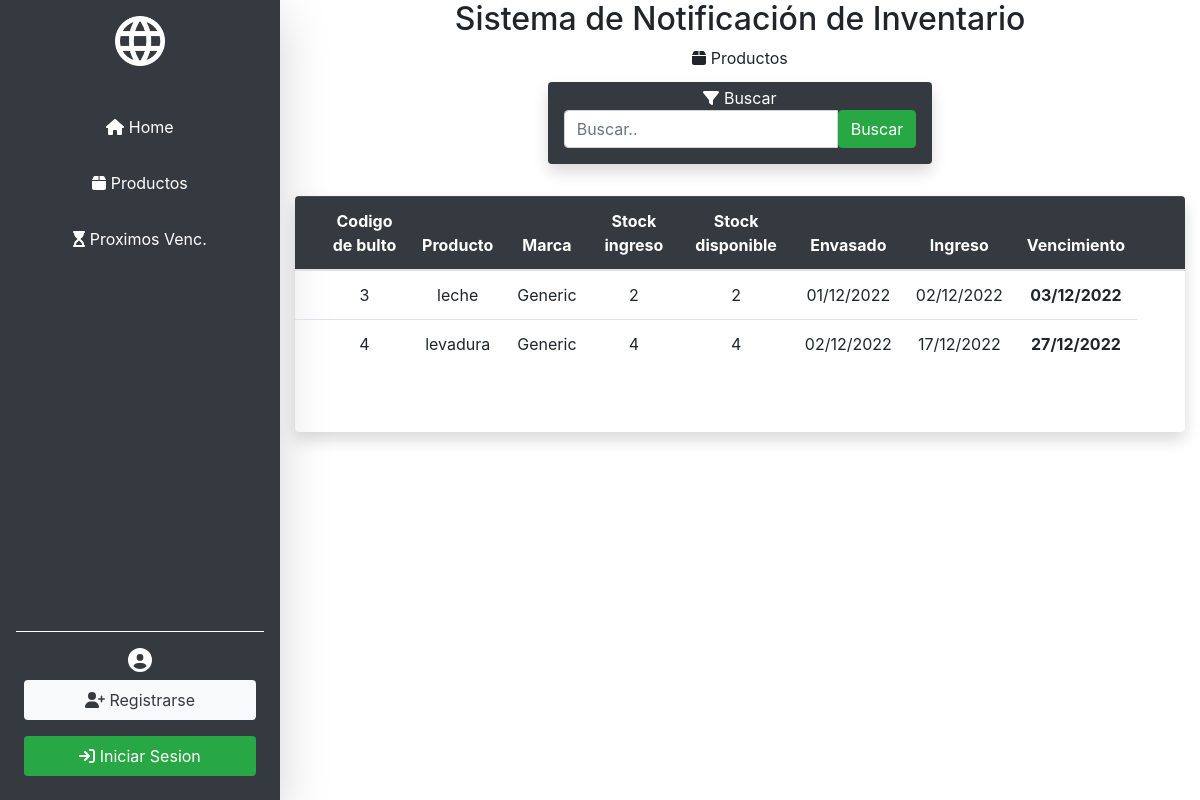
/vencimientos/, run on an earlier commit of the app's database.
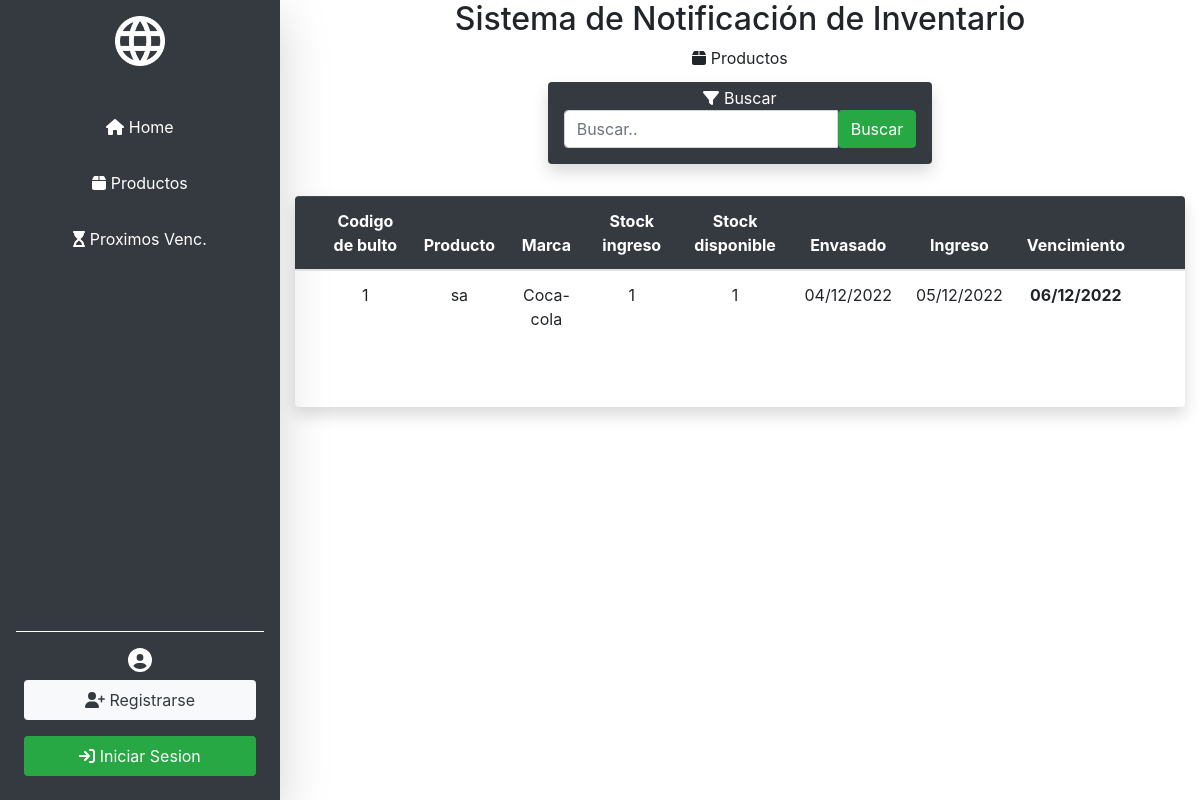
And on a later commit of the database.
### gestor/models.py (models this page shows, shortened)
class Producto(models.Model):
    marca = models.CharField(max_length=50,default="Generic")
    producto = models.CharField(max_length=50,help_text="Ingrese materia prima (harina, huevos, levadura, etc.)")
    tipo = models.CharField(max_length=30, help_text="Si corresponde, ejemplo: nombre:harina | tipo:'leudante'/'0000' ")
    fechaIngreso = models.DateField('Fecha de Ingreso',blank=False,help_text="Fecha de Ingreso a la fabrica")
    fechaVnto = models.DateField('Fecha de Vencimiento',blank=False,help_text="Fecha indicada en el envase")
    fechaEnvasado = models.DateField('Fecha de Envasado',blank=False,help_text="Fecha indicada en el envase")
    stockIng= models.PositiveIntegerField('Stock de ingreso',blank=False,help_text="Cantidad por bultos/fardos/cajas")
    stockDisp= models.PositiveIntegerField('Stock disponible',blank=False) # Para los caso de obtener-consumir la materia prima
    codBulto = models.CharField('Codigo de Bulto',max_length=13,help_text="Codigo que figura en el bulto ",blank=False) # LOS FARDOS EN GRAL CONTIENEN UN CODIGO DEL MISMO
    imagen = models.ImageField(upload_to='',null=True) # borrar el img/
    class Meta:
        ordering = ['fechaVnto']

### gestor/views.py (the view)
# urls.py: path('vencimientos/',views.VencimientoListView.productos_vencimiento, name='vencimientos'),
    def productos_vencimiento(request):
        productos = Producto.objects.all()
        page = request.GET.get('page', 1)
        busqueda = request.GET.get("myInput")
        if busqueda :
            productos = Producto.objects.filter(
                Q(marca__icontains = busqueda) |
                Q(producto__icontains = busqueda) |
                Q(codBulto__icontains = busqueda)
            )
        try:
            paginator = Paginator(productos, 5)
            productos = paginator.page(page)
        except:
            raise Http404
        context = {
            'productos' : productos,
            'paginator' : paginator,
        }
        return render(request, 'vencimientos.html', context)

### gestor/templates/vencimientos.html (shortened to what this page needs)
{% extends "base.html" %} {% block content %} {% include 'buscar.html'%}
<br> {% if productos %}
<div class="container mt-2">
    <div class="row justify-content-center">
        <div class="table-responsive shadow border-0 border-light rounded">
            <table class="table">
                <thead class="table-dark ">
                    <tr>
                        <th></th>
                        <th class="text-center"><span>Codigo de bulto</span></th>
                        <th class="text-center"><span>Producto</span></th>
                        <th class="text-center"><span>Marca</span></th>
                        <th class="text-center"><span>Stock ingreso</span></th>
                        <th class="text-center"><span>Stock disponible</span></th>
                        <th class="text-center"><span>Envasado</span></th>
                        <th class="text-center"><span>Ingreso</span></th>
                        <th class="text-center"><span>Vencimiento</span></th>
                        <th class="text-center"></th>
                        <th class="text-center"></th>
                    </tr>
                </thead>
                <tbody>
                    {% for producto in productos %}
                    <tr>
                        <td></td>
                        <td class="text-center">{{producto.codBulto | upper}}</td>
                        <td class="text-center">{{producto.producto}}</td>
                        <td class="text-center">{{producto.marca}}</td>
                        <td class="text-center">{{producto.stockIng}}</td>
                        <td class="text-center">{{producto.stockDisp}}</td>
                        <td class="text-center">{{producto.fechaEnvasado | date:"d/m/Y"}}</td>
                        <td class="text-center">{{producto.fechaIngreso | date:"d/m/Y"}}</td>
                        <td class="text-center text-align-center"><strong>{{producto.fechaVnto | date:"d/m/Y"}}</strong></td>
                    </tr>
                    {% endfor %}
                </tbody>
            </table>
            <br>
            <br>
        </div>
    </div>
</div>
{% endif %} {% endblock %}

### gestor/templates/base.html (shortened to what this page needs)
<!DOCTYPE html>
<html lang="en">
<head>
    <link rel="stylesheet" href="https://stackpath.bootstrapcdn.com/bootstrap/4.5.2/css/bootstrap.min.css">
    <link href="https://fonts.googleapis.com/css2?family=Montserrat:ital,wght@0,100;0,200;0,300;0,400;0,500;0,600;0,700;1,100;1,200;1,300;1,400;1,500;1,600&display=swap" rel="stylesheet"> {% load static %}
    <link href="{% static 'fontawesomefree/css/all.min.css' %}" rel="stylesheet" type="text/css">
    <link rel="stylesheet" href="{% static 'style.css' %}">
</head>
<body>
    <main class="main">
        {% block sidebar %}
        <div class="shadow-lg border-0 border-light d-flex flex-column flex-shrink-0 p-3 text-white bg-dark text-center" style="width: 280px;">
            {% load static %}
            <div>
                <img class="img-fluid " src="{% static 'logo.png' %}" width="50px" alt="">
            </div>
            <ul class="nav nav-pills flex-column mb-auto">
                <li class="nav-item m-2">
                    <a href="{% url 'home' %}" class="nav-link text-white" aria-current="page">
                        <i class="fa-solid fa-house icon-solid"></i> Home
                    </a>
                </li class="m-2 ">
                <li class="m-2">
                    <a href="{% url 'productos' %}" class="nav-link text-white">
                        <i class="fa-solid fa-box icon-solid"></i> Productos
                    </a>
                </li>
                <li class="m-2 ">
                    <a href="{% url 'vencimientos' %}" class="nav-link text-white">
                        <i class="fa-solid fa-hourglass-start icon-solid"></i> Proximos Venc.
                    </a>
                </li>
            </ul>
            <ul class="nav nav-pills flex-column">
                <li>
                    <hr class="border-white">
                </li>
                {% if user.is_authenticated %}
                <li class="nav-item m-2">
                    <a href="{% url 'logout' %}" class="nav-link bg-danger text-white" aria-current="page">
                        <i class="fa fa-sign-out icon-solid"></i> Cerrar Sesion
                    </a>
                </li class="m-2 ">
                {% else %}
                <i class="fa-solid fa-circle-user fa-xl"></i>
                <li class="nav-item m-2">
                    <a href="{% url 'registrar' %}" class="nav-link bg-light text-dark" aria-current="page">
                        <i class="fa fa-user-plus icon-solid"></i> Registrarse
                    </a>
                </li class="m-2 ">
                <li class="nav-item m-2">
                    <a href="{% url 'signin' %}" class="nav-link bg-success text-white" aria-current="page">
                        <i class="fa fa-sign-in icon-solid"></i> Iniciar Sesion
                    </a>
                </li class="m-2 ">
                {% endif %}
            </ul>
        </div>
        <div class="container">
            <h2 class="text-center">Sistema de Notificación de Inventario</h2>
            {% block content %} {% endblock %}
        </div>
        {% endblock %}
    </main>
</body>
</html>

### gestor/templates/buscar.html
<div class="d-flex flex-column">
    <div class="d-flex flex-column justify-content align-items-center">
        <div class="card border-0 text-center">
            <div class="card-title">
                <span>
                    <i class="fa-solid fa-box"></i>
                    Productos
                </span>
            </div>
            <div class="card-body p-0 m-auto bg-dark shadow border-0 border-light rounded rounded text-white">
                <form method="get">
                    <div class="mt-1 ml-3 mb-3 mr-3">
                        <span>
                            <i class="fa-solid fa-filter"></i>
                            Buscar
                        </span>
                        <div class="input-group ">
                            <input class="form-control" name="myInput" type="text" placeholder="Buscar.." value="{{ request.GET.myInput }}">
                                <button class="btn btn-success" type="submit">Buscar</button>
                        <br>
                        </div>
                    </div>
                </form>
            </div>
        </div>
    </div>
</div>

### gestor/static/style.css (style rules this page uses)
body { min-height: 100vh; min-height: -webkit-fill-available; }
html { height: -webkit-fill-available; }
main { display: flex; flex-wrap: nowrap; min-height: 100vh !important; height: 100vh !important; height: -webkit-fill-available !important; overflow-x: auto !important; }

What changed in the data, as far as the page shows it:
removed Producto: codBulto "3", producto "leche", marca "Generic", stockIng "2", stockDisp "2", fechaEnvasado "01/12/2022", fechaIngreso "02/12/2022", fechaVnto "03/12/2022"
removed Producto: codBulto "4", producto "levadura", marca "Generic", stockIng "4", stockDisp "4", fechaEnvasado "02/12/2022", fechaIngreso "17/12/2022", fechaVnto "27/12/2022"
added Producto: codBulto "1", producto "sa", marca "Coca-cola", stockIng "1", stockDisp "1", fechaEnvasado "04/12/2022", fechaIngreso "05/12/2022", fechaVnto "06/12/2022"
